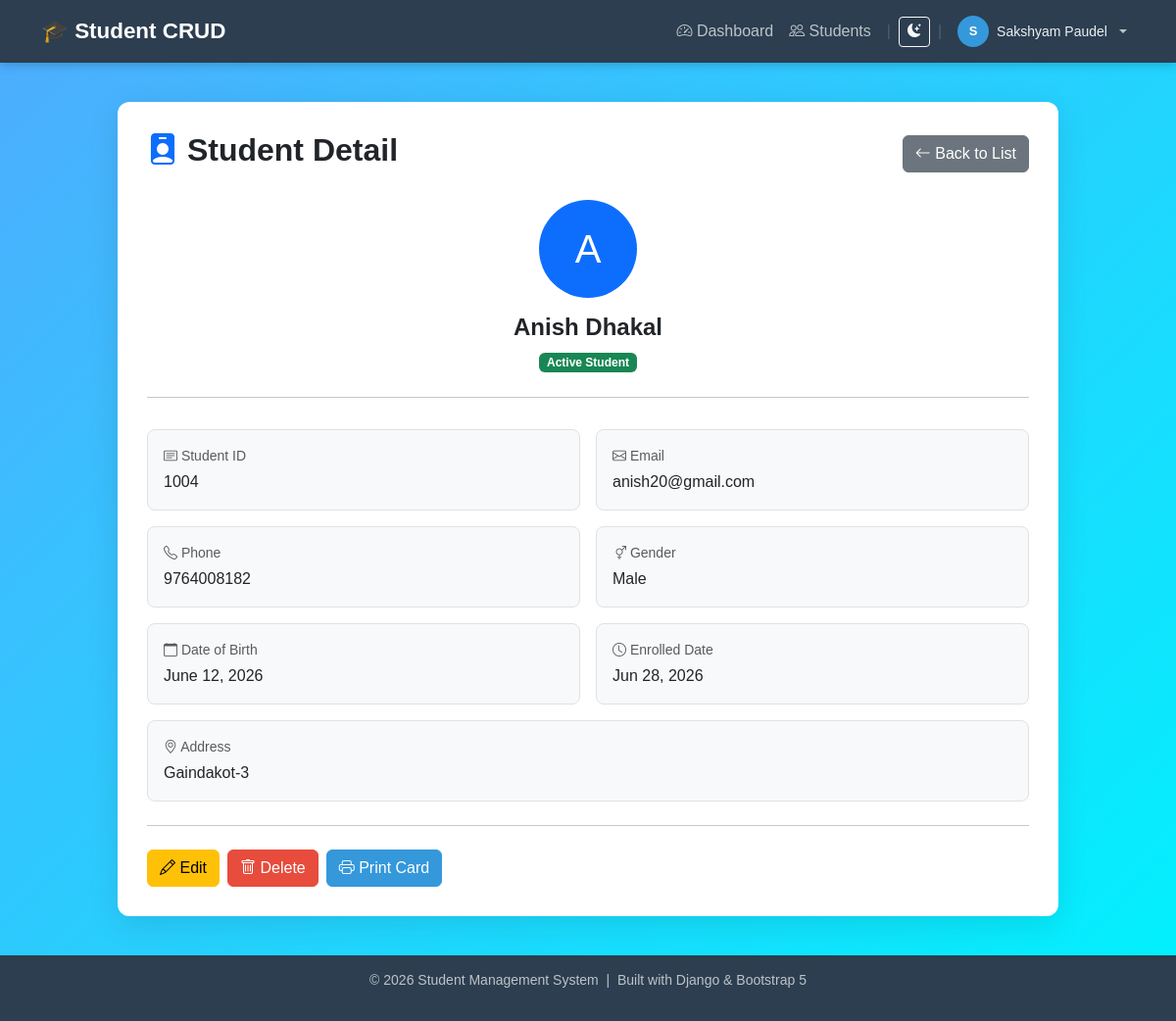
The page /detail/6/ (signed in) on the database as committed earlier.
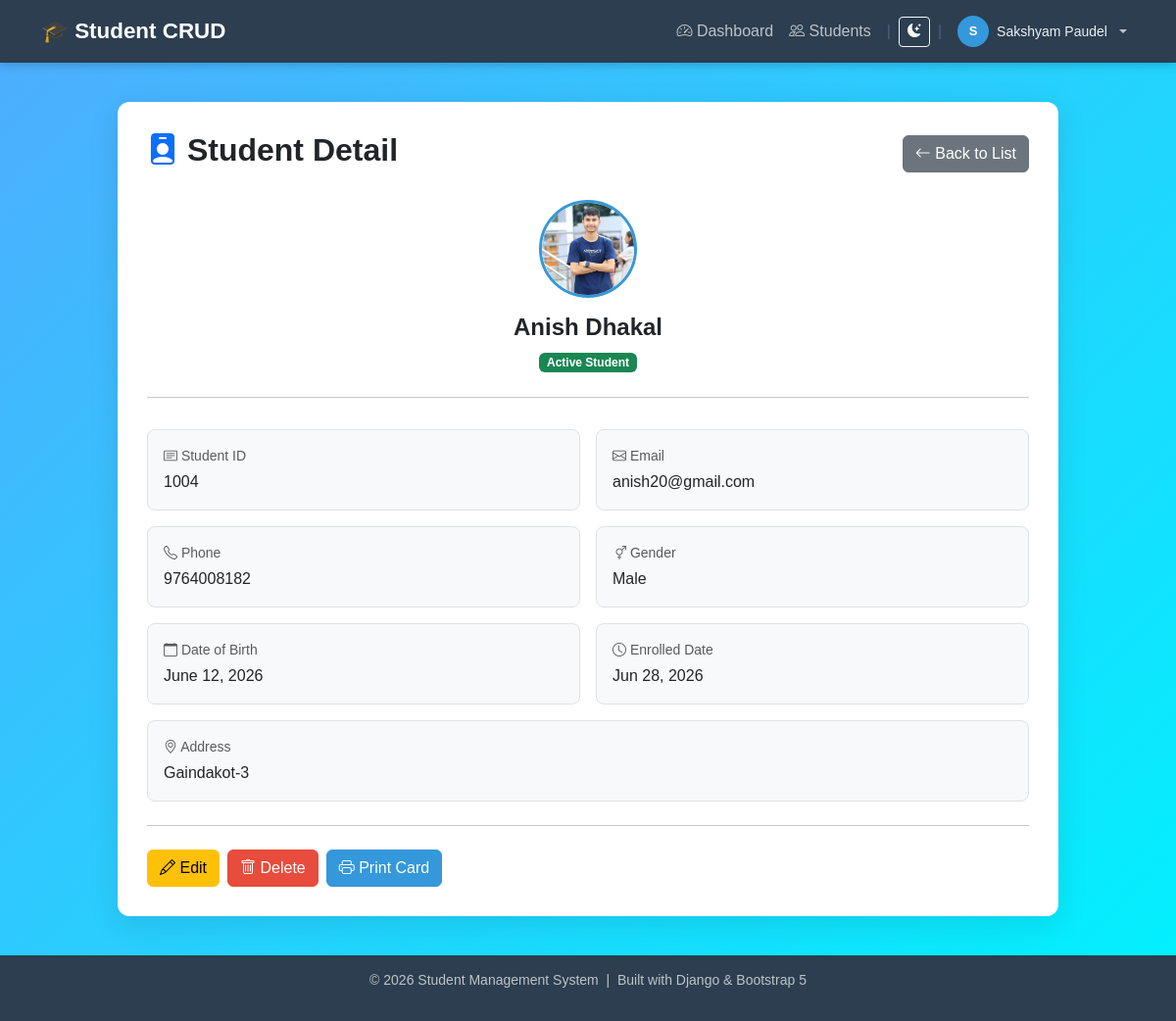
The same page on the database as committed later.
### firstapp/models.py (models this page shows, shortened)
class Student(models.Model):
    name = models.CharField(max_length=100)
    student_id = models.CharField(max_length=20, unique=True)
    email = models.EmailField()
    phone = models.CharField(max_length=15, blank=True)
    address = models.TextField(blank=True)
    date_of_birth = models.DateField(null=True, blank=True)
    gender_choices = [
        ('M', 'Male'),
        ('F', 'Female'),
        ('O', 'Other'),
    ]
    gender = models.CharField(max_length=1, choices=gender_choices, blank=True)
    photo = models.ImageField(upload_to='student_photos/', blank=True, null=True)  # ← added
    enrolled_data = models.DateTimeField(auto_now_add=True)

### firstapp/views.py (the view)
# urls.py: path('detail/<int:id>/', views.student_detail, name='student_detail'),
@login_required(login_url='login')
def student_detail(request, id):
    student = get_object_or_404(Student, id=id)
    return render(request, 'firstapp/student_detail.html', {'student': student})

### templates/firstapp/student_detail.html (shortened to what this page needs)
{% extends 'firstapp/base.html' %}
{% block content %}
<div class="mb-4 d-flex justify-content-between align-items-center">
    <h2 class="fw-bold text-dark">
        <i class="bi bi-person-badge-fill text-primary"></i> Student Detail
    </h2>
    <a href="{% url 'student_list' %}" class="btn btn-secondary">
        <i class="bi bi-arrow-left"></i> Back to List
    </a>
</div>
<div class="text-center mb-4">
    {% if student.photo %}
        <img src="{{ student.photo.url }}"
             style="width:100px; height:100px; border-radius:50%; object-fit:cover; border:3px solid #3498db;">
    {% else %}
        <div class="rounded-circle bg-primary d-inline-flex align-items-center justify-content-center text-white"
             style="width:100px; height:100px; font-size:40px;">
            {{ student.name|first|upper }}
        </div>
    {% endif %}
    <h4 class="mt-3 fw-bold">{{ student.name }}</h4>
    <span class="badge bg-success">Active Student</span>
</div>
<hr>
<div class="row g-3 mt-2">
    <div class="col-md-6">
        <div class="p-3 rounded-3" style="background:#f8f9fa; border:1px solid #dee2e6;">
            <p class="text-muted small mb-1"><i class="bi bi-card-text"></i> Student ID</p>
            <p class="fw-500 mb-0">{{ student.student_id }}</p>
        </div>
    </div>
    <div class="col-md-6">
        <div class="p-3 rounded-3" style="background:#f8f9fa; border:1px solid #dee2e6;">
            <p class="text-muted small mb-1"><i class="bi bi-envelope"></i> Email</p>
            <p class="fw-500 mb-0">{{ student.email }}</p>
        </div>
    </div>
    <div class="col-md-6">
        <div class="p-3 rounded-3" style="background:#f8f9fa; border:1px solid #dee2e6;">
            <p class="text-muted small mb-1"><i class="bi bi-telephone"></i> Phone</p>
            <p class="fw-500 mb-0">{{ student.phone|default:"Not provided" }}</p>
        </div>
    </div>
    <div class="col-md-6">
        <div class="p-3 rounded-3" style="background:#f8f9fa; border:1px solid #dee2e6;">
            <p class="text-muted small mb-1"><i class="bi bi-gender-ambiguous"></i> Gender</p>
            <p class="fw-500 mb-0">{{ student.get_gender_display|default:"Not provided" }}</p>
        </div>
    </div>
    <div class="col-md-6">
        <div class="p-3 rounded-3" style="background:#f8f9fa; border:1px solid #dee2e6;">
            <p class="text-muted small mb-1"><i class="bi bi-calendar"></i> Date of Birth</p>
            <p class="fw-500 mb-0">{{ student.date_of_birth|default:"Not provided" }}</p>
        </div>
    </div>
    <div class="col-md-6">
        <div class="p-3 rounded-3" style="background:#f8f9fa; border:1px solid #dee2e6;">
            <p class="text-muted small mb-1"><i class="bi bi-clock"></i> Enrolled Date</p>
            <p class="fw-500 mb-0">{{ student.enrolled_data|date:"M d, Y" }}</p>
        </div>
    </div>
    <div class="col-12">
        <div class="p-3 rounded-3" style="background:#f8f9fa; border:1px solid #dee2e6;">
            <p class="text-muted small mb-1"><i class="bi bi-geo-alt"></i> Address</p>
            <p class="fw-500 mb-0">{{ student.address|default:"Not provided" }}</p>
        </div>
    </div>
</div>
<hr class="my-4">
<div class="d-flex gap-2">
    <a href="{% url 'student_edit' student.id %}" class="btn btn-warning">
        <i class="bi bi-pencil"></i> Edit
    </a>
    <a href="{% url 'student_delete' student.id %}" class="btn btn-danger">
        <i class="bi bi-trash"></i> Delete
    </a>
    <a href="{% url 'student_card' student.id %}" class="btn btn-primary">
        <i class="bi bi-printer"></i> Print Card
    </a>
</div>
{% endblock %}

Rows that differ between the two databases and show on the page:
changed Student "Anish Dhakal": photo: picture added; name|first "A" → (not shown)
